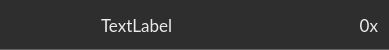
<?xml version="1.0" encoding="UTF-8"?>
<ui version="4.0">
 <class>DatasetLabelEntry</class>
 <widget class="QWidget" name="DatasetLabelEntry">
  <property name="geometry">
   <rect>
    <x>0</x>
    <y>0</y>
    <width>389</width>
    <height>50</height>
   </rect>
  </property>
  <property name="minimumSize">
   <size>
    <width>0</width>
    <height>50</height>
   </size>
  </property>
  <property name="maximumSize">
   <size>
    <width>16777215</width>
    <height>50</height>
   </size>
  </property>
  <property name="cursor">
   <cursorShape>PointingHandCursor</cursorShape>
  </property>
  <property name="windowTitle">
   <string>Form</string>
  </property>
  <property name="styleSheet">
   <string notr="true">QWidget {
	background-color: #2e2e2e;
	border-bottom: 1px solid #666666;
}

QWidget:hover {
	background-color: #131313;
}</string>
  </property>
  <layout class="QHBoxLayout" name="horizontalLayout">
   <property name="spacing">
    <number>15</number>
   </property>
   <item>
    <widget class="QPushButton" name="button_labelDelete">
     <property name="maximumSize">
      <size>
       <width>30</width>
       <height>16777215</height>
      </size>
     </property>
     <property name="cursor">
      <cursorShape>PointingHandCursor</cursorShape>
     </property>
     <property name="styleSheet">
      <string notr="true">QPushButton {
    background-color: transparent;
    border: none;
}</string>
     </property>
     <property name="text">
      <string/>
     </property>
     <property name="icon">
      <iconset>
       <normaloff>ui/_pics/icons/delete_grey.png</normaloff>ui/_pics/icons/delete_grey.png</iconset>
     </property>
     <property name="iconSize">
      <size>
       <width>30</width>
       <height>30</height>
      </size>
     </property>
    </widget>
   </item>
   <item>
    <widget class="QPushButton" name="button_labelRename">
     <property name="maximumSize">
      <size>
       <width>30</width>
       <height>16777215</height>
      </size>
     </property>
     <property name="cursor">
      <cursorShape>PointingHandCursor</cursorShape>
     </property>
     <property name="styleSheet">
      <string notr="true">QPushButton {
    background-color: transparent;
    border: none;
	background-image: url(&quot;ui/_pics/icons/classifier_grey.png&quot;);
}</string>
     </property>
     <property name="text">
      <string/>
     </property>
     <property name="icon">
      <iconset>
       <normaloff>ui/_pics/icons/edit_grey.png</normaloff>ui/_pics/icons/edit_grey.png</iconset>
     </property>
     <property name="iconSize">
      <size>
       <width>30</width>
       <height>30</height>
      </size>
     </property>
    </widget>
   </item>
   <item>
    <widget class="QLabel" name="label_name">
     <property name="font">
      <font>
       <family>Lato</family>
       <pointsize>13</pointsize>
       <fontweight>Light</fontweight>
      </font>
     </property>
     <property name="cursor">
      <cursorShape>PointingHandCursor</cursorShape>
     </property>
     <property name="styleSheet">
      <string notr="true">border: None;
color: #ebebeb;
background-color: transparent;</string>
     </property>
     <property name="text">
      <string>TextLabel</string>
     </property>
    </widget>
   </item>
   <item>
    <widget class="QLabel" name="spectra_counter">
     <property name="maximumSize">
      <size>
       <width>60</width>
       <height>16777215</height>
      </size>
     </property>
     <property name="font">
      <font>
       <family>Lato</family>
       <pointsize>13</pointsize>
       <fontweight>Light</fontweight>
      </font>
     </property>
     <property name="cursor">
      <cursorShape>PointingHandCursor</cursorShape>
     </property>
     <property name="layoutDirection">
      <enum>Qt::LayoutDirection::LeftToRight</enum>
     </property>
     <property name="styleSheet">
      <string notr="true">border: None;
color: #ebebeb;
background-color: transparent;</string>
     </property>
     <property name="text">
      <string>0x</string>
     </property>
     <property name="alignment">
      <set>Qt::AlignmentFlag::AlignRight|Qt::AlignmentFlag::AlignTrailing|Qt::AlignmentFlag::AlignVCenter</set>
     </property>
    </widget>
   </item>
  </layout>
 </widget>
 <resources/>
 <connections/>
</ui>
